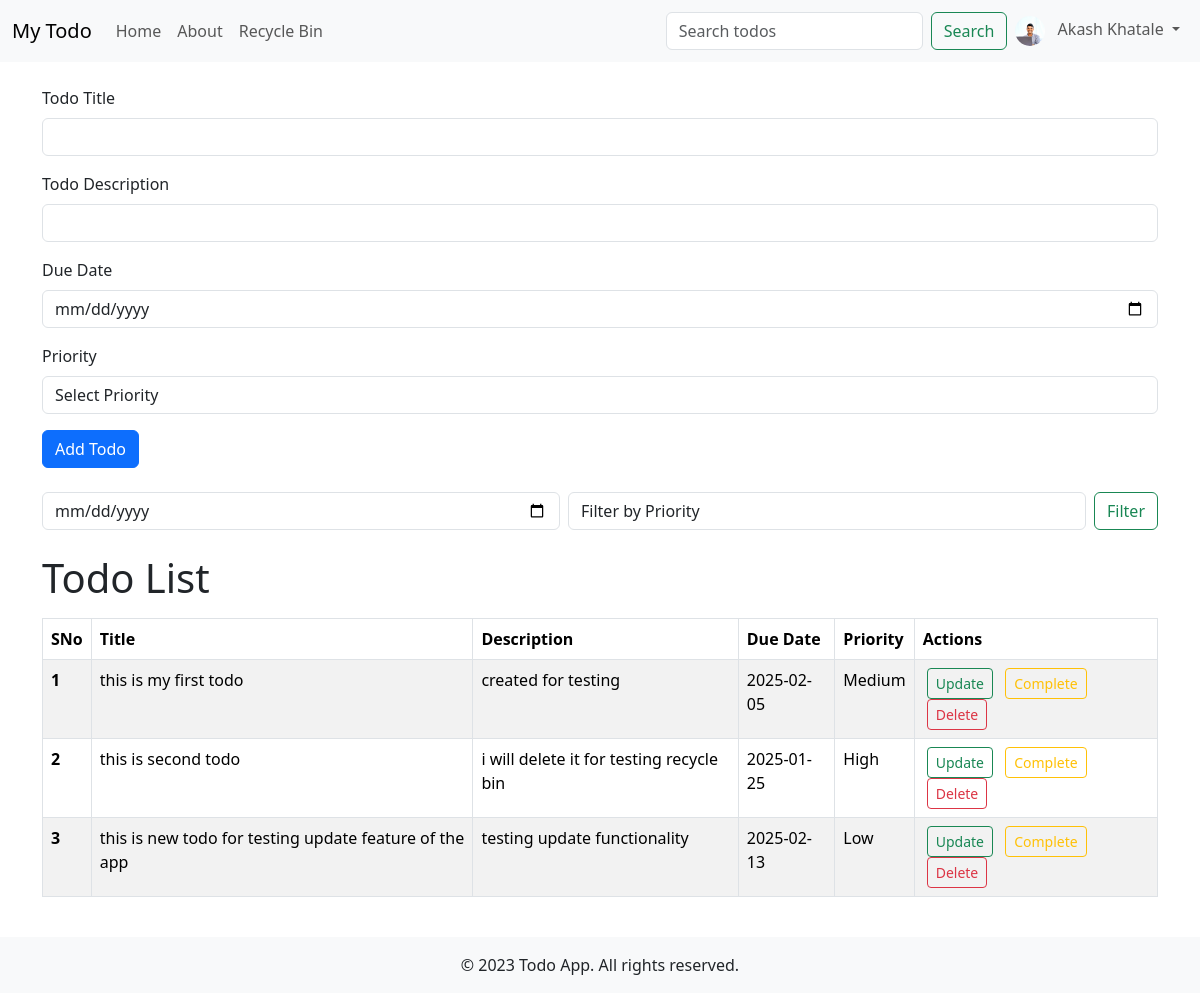
Page / (signed in) on the earlier database version.
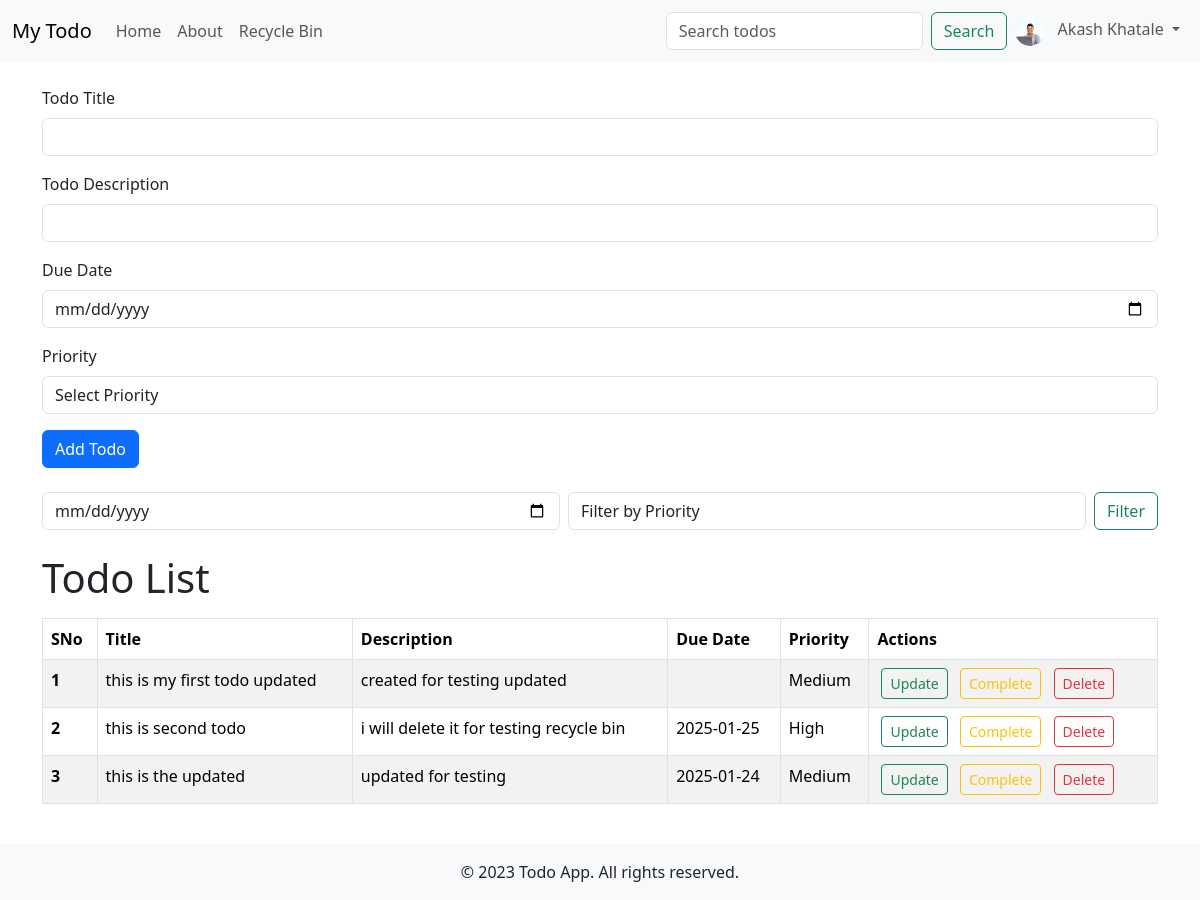
Same page on the later database version.
### app.py (models this page shows)
class User(UserMixin, db.Model):
    id = db.Column(db.Integer, primary_key=True)
    email = db.Column(db.String(100), unique=True, nullable=False)
    password = db.Column(db.String(200), nullable=False)
    name = db.Column(db.String(100), nullable=True)  # New field: User's name
    bio = db.Column(db.String(500), nullable=True)  # New field: User's bio
    profile_photo = db.Column(db.String(200), nullable=True)  # New field: Path to profile photo

class Todo(db.Model):
    sno = db.Column(db.Integer, primary_key=True)
    title = db.Column(db.String(200), nullable=False)
    desc = db.Column(db.String(500), nullable=False)
    date_created = db.Column(db.DateTime, default=datetime.utcnow)
    due_date = db.Column(db.DateTime, nullable=True)
    priority = db.Column(db.String(50), nullable=True)
    completed = db.Column(db.Boolean, default=False)
    deleted = db.Column(db.Boolean, default=False)
    user_id = db.Column(db.Integer, db.ForeignKey('user.id'), nullable=False)

### app.py (the view)
@app.route("/")
@login_required
def home():
    todos = Todo.query.filter_by(user_id=current_user.id, deleted=False).all()
    return render_template("index.html", todos=todos)

### app.py (called while the page is built)
@login_manager.user_loader
def load_user(user_id):
    return User.query.get(int(user_id))

### templates/index.html (shortened to what this page needs)
{% extends "base.html" %}
{% block content %}
    {% if not current_user.is_authenticated %}
        <div class="alert alert-info">
            Please <a href="/login">login</a> or <a href="/signup">signup</a> to manage your todos.
        </div>
    {% else %}
        <form action="/add" method="post">
            <div class="mb-3">
                <label for="todoTitle" class="form-label">Todo Title</label>
                <input type="text" class="form-control" name="title" id="todoTitle" required>
            </div>
            <div class="mb-3">
                <label for="todoDescription" class="form-label">Todo Description</label>
                <input type="text" class="form-control" name="desc" id="todoDescription" required>
            </div>
            <div class="mb-3">
                <label for="dueDate" class="form-label">Due Date</label>
                <input type="date" class="form-control" name="due_date" id="dueDate">
            </div>
            <div class="mb-3">
                <label for="priority" class="form-label">Priority</label>
                <select class="form-control" name="priority" id="priority">
                    <option value="">Select Priority</option>
                </select>
            </div>
            <button type="submit" class="btn btn-primary">Add Todo</button>
        </form>
        <div class="my-4">
            <form action="/filter" method="get" class="d-flex">
                <input type="date" class="form-control me-2" name="due_date" placeholder="Filter by due date">
                <select class="form-control me-2" name="priority">
                    <option value="">Filter by Priority</option>
                </select>
                <button type="submit" class="btn btn-outline-success">Filter</button>
            </form>
        </div>
        <h1 class="mb-3">Todo List</h1>
        <div class="table-responsive">
            <table class="table table-striped table-bordered">
                <thead>
                    <tr>
                        <th scope="col">SNo</th>
                        <th scope="col">Title</th>
                        <th scope="col">Description</th>
                        <th scope="col">Due Date</th>
                        <th scope="col">Priority</th>
                        <th scope="col">Actions</th>
                    </tr>
                </thead>
                <tbody>
                    {% if todos | length == 0 %}
                        <tr>
                            <td colspan="6" class="text-center">No todos found.</td>
                        </tr>
                    {% else %}
                        {% for todo in todos %}
                        <tr>
                            <th scope="row">{{ loop.index }}</th>
                            <td>{{ todo.title }}</td>
                            <td>{{ todo.desc }}</td>
                            <td>{{ todo.due_date.strftime('%Y-%m-%d') if todo.due_date else '' }}</td>
                            <td>{{ todo.priority }}</td>
                            <td>
                                <a href="/update/{{ todo.sno }}" class="btn btn-outline-success btn-sm mx-1">Update</a>
                                <a href="/complete/{{ todo.sno }}" class="btn btn-outline-warning btn-sm mx-1">Complete</a>
                                <a href="/delete/{{ todo.sno }}" class="btn btn-outline-danger btn-sm mx-1">Delete</a>
                            </td>
                        </tr>
                        {% endfor %}
                    {% endif %}
                </tbody>
            </table>
        </div>
    {% endif %}
{% endblock %}

### templates/base.html (shortened to what this page needs)
<!DOCTYPE html>
<html lang="en">
<head>
    <link href="https://cdn.jsdelivr.net/npm/bootstrap@5.3.3/dist/css/bootstrap.min.css" rel="stylesheet">
    <link rel="stylesheet" href="https://cdnjs.cloudflare.com/ajax/libs/font-awesome/6.0.0-beta3/css/all.min.css">
</head>
<body>
    <nav class="navbar navbar-expand-lg navbar-light bg-body-tertiary">
        <div class="container-fluid">
            <a class="navbar-brand" href="/">My Todo</a>
            <div class="collapse navbar-collapse" id="navbarNav">
                <ul class="navbar-nav me-auto">
                    <li class="nav-item">
                        <a class="nav-link" href="/">Home</a>
                    </li>
                    <li class="nav-item">
                        <a class="nav-link" href="/about">About</a>
                    </li>
                    <li class="nav-item">
                        <a class="nav-link" href="/recycle-bin">Recycle Bin</a>
                    </li>
                </ul>
                <form class="d-flex" action="/search" method="GET">
                    <input class="form-control me-2" type="search" name="query" placeholder="Search todos" aria-label="Search">
                    <button class="btn btn-outline-success" type="submit">Search</button>
                </form>
                <ul class="navbar-nav">
                    {% if current_user.is_authenticated %}
                        <li class="nav-item dropdown">
                            <a class="nav-link dropdown-toggle" href="#" id="navbarDropdown" role="button"
                                data-bs-toggle="dropdown" aria-expanded="false">
                                {% if current_user.profile_photo %}
                                    <img src="{{ url_for('static', filename='uploads/' + current_user.profile_photo) }}"
                                         alt="Profile Photo" class="profile-photo">
                                {% else %}
                                    <i class="fas fa-user-circle"></i>
                                {% endif %}
                                {% if current_user.name %}
                                    <span class="ms-2">{{ current_user.name }}</span>
                                {% endif %}
                            </a>
                        </li>
                    {% endif %}
                </ul>
            </div>
        </div>
    </nav>
    <div class="container my-4">
        {% block content %}{% endblock %}
    </div>
    <footer class="bg-light text-center py-3 mt-4">
        <div class="container">
            <p class="mb-0">© 2023 Todo App. All rights reserved.</p>
        </div>
    </footer>
</body>
</html>

### templates/base.html (style rules this page uses)
.profile-photo { width: 30px; height: 30px; border-radius: 50%; object-fit: cover; }

Differences in the rows shown:
removed Todo: title "this is new todo for testing update feature of the app", desc "testing update functionality", due_date "2025-02-13", priority "Low"
changed Todo: title "this is my first todo" → "this is my first todo updated"; desc "created for testing" → "created for testing updated"; due_date "2025-02-05" → (not shown)
added Todo: title "this is the updated", desc "updated for testing", due_date "2025-01-24", priority "Medium"
